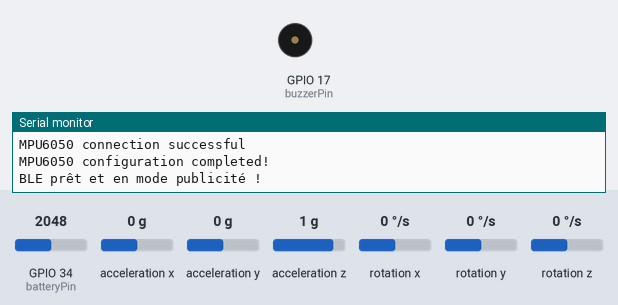
A sketch run on a simulated ESP32. Shown: buzzer (waves = sounding, pin HIGH), the last lines printed to the serial monitor. Inputs (shaded band) come from the test bench; at power-on: GPIO 34 (batteryPin) = 2048, acceleration x 0 g, acceleration y 0 g, acceleration z 1 g, rotation x 0 °/s, rotation y 0 °/s, rotation z 0 °/s (analog values on the 0–4095 scale). Nothing arrives over Bluetooth unless stated; a phone connects over Bluetooth LE 3 s after start.

Above: at 0.4 s.
At 3.4 s:
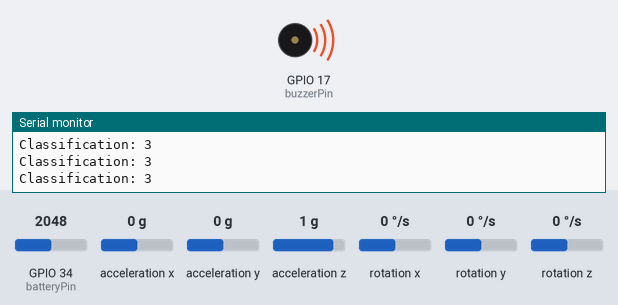
Timing chart, 0 to 4.9 s (numbered marks = the images above):
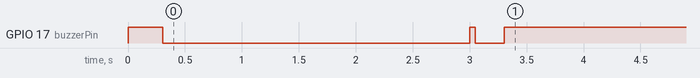

The sketch:

IMU_ESP32_LEFT_FW.ino
```cpp
#include <Wire.h>
#include <MPU6050.h>
#include <BLEDevice.h>
#include <BLEServer.h>
#include <BLEUtils.h>
#include <BLE2902.h>
#include <math.h>

// Création de l'objet MPU6050
MPU6050 mpu;

#define ENABLE_IMU 1
#define ENABLE_BATTERY_MONITORING 1
#define ENABLE_MOTION_RECOGNITION 1
#define DEBUG_SEND_IMU_DATA 0

// UUIDs pour le service et la caractéristique BLE
#define SERVICE_UUID        "4fafc201-1fb5-459e-8fcc-c5c9c331914b"
#define CHARACTERISTIC_UUID "beb5483e-36e1-4688-b7f5-ea07361b26a8"
#define BLE_DEVICE_NAME "ESP32_EUC_Left_Hand"

// Configuration de l'accéléromètre et du gyroscope
#define ACCEL_RANGE 4   // Options: 2, 4, 8, 16 (en g)
#define GYRO_RANGE 500  // Options: 250, 500, 1000, 2000 (en °/s)
#define ODR_IMU 52      // Options: 12.5, 26, 52, 104, 208, 416, 833 (en Hz)

// Pin pour la lecture de la tension de la batterie
const int batteryPin = 34;
float batteryVoltage = 0.0;

// Pin pour le buzzer
const int buzzerPin = 17;

// Variables pour l'échelle
float LSB_TO_G;
float LSB_TO_DPS;
float LSB_TO_MDPS;
float LSB_TO_MG;

// Timing variables for MPU6050 data reading
unsigned long lastReadTime = 0;
const unsigned long readIntervalIMU = 1000 / ODR_IMU;  // Interval in ms (e.g., ~19ms for 52Hz)
unsigned long lastBatteryReadTime = 0;
const unsigned long batteryReadInterval = 3000;  // Battery check every 3 seconds

// Define buffers and constants
#define BUFFER_SIZE 52
int32_t acc_x_buffer[BUFFER_SIZE];
int32_t acc_y_buffer[BUFFER_SIZE];
int32_t acc_z_buffer[BUFFER_SIZE];
int32_t gyro_x_buffer[BUFFER_SIZE];
int32_t gyro_y_buffer[BUFFER_SIZE];
int32_t gyro_z_buffer[BUFFER_SIZE];
unsigned int bufferIndex = 0;

int32_t prev_classification = 0;

// Classification thresholds
#define ACC_STD_THRESHOLD 100.0
#define GYRO_STD_THRESHOLD 1000.0

// Declare the BLE characteristic globally
BLECharacteristic *pCharacteristic;
BLEServer *pServer;
bool BLEConnected = false;

bool IMUConnected = false;
bool buzzerState = false;  // Keeps track of the buzzer state

// To calculate millis from micros only once
unsigned long startMicros;

// BLE Server callback to track connection status
// BLE Server callback to track connection status
class MyServerCallbacks: public BLEServerCallbacks {
  void onConnect(BLEServer* pServer) {
    BLEConnected = true;
    Serial.println("[BLE] Client connecté.");
    digitalWrite(buzzerPin, HIGH);
    delay(50);
    digitalWrite(buzzerPin, LOW);
  }

  void onDisconnect(BLEServer* pServer) {
    BLEConnected = false;
    Serial.println("[BLE] Client déconnecté.");
    pServer->getAdvertising()->start();  // Redémarrer la publicité
    Serial.println("[BLE] Publicité BLE redémarrée.");
    for (int8_t i = 0; i < 2; i++){
      digitalWrite(buzzerPin, HIGH);
      delay(50);
      digitalWrite(buzzerPin, LOW);
      delay(50);
    }
  }
};

// Function to get circular buffer values starting at buffer_index
void getCircularBufferValues(int32_t buffer[], int bufferIndex, int32_t output[]) {
    // Check if buffer is empty
    if (buffer == NULL) return;

    // Loop through the buffer and copy the values starting from bufferIndex
    for (int i = 0; i < BUFFER_SIZE; i++) {
        // Calculate the circular index using modulo operation
        output[i] = buffer[(bufferIndex + i) % BUFFER_SIZE];
    }
}

void calculateNorm(const int32_t *xBuffer, const int32_t *yBuffer, const int32_t *zBuffer, float *normBuffer) {
  for (int i = 0; i < BUFFER_SIZE; i++) {
    normBuffer[i] = sqrt(pow(xBuffer[i], 2) + pow(yBuffer[i], 2) + pow(zBuffer[i], 2));
  }
}

float calculateStd(float data[], int size) {
  if (size == 0) return 0.0;

  // Step 1: Calculate the mean
  float mean = 0.0;
  for (int i = 0; i < size; i++) {
    mean += data[i];
  }
  mean /= size;

  // Step 2: Calculate the variance
  float variance = 0.0;
  for (int i = 0; i < size; i++) {
    variance += pow(data[i] - mean, 2);
  }
  variance /= size;

  // Step 3: Return the square root of the variance (standard deviation)
  return sqrt(variance);
}

float calculateMean(int32_t data[], int size) {
  if (size == 0) return 0.0;

  // Step 1: Calculate the mean
  float mean = 0.0;
  for (int i = 0; i < size; i++) {
    mean += data[i];
  }
  mean /= size;

  return mean;
}

float calculatePTP(int32_t data[], int size) {
  if (size == 0) return 0.0;

  // Initialize variables for the minimum and maximum values
  int32_t minVal = data[0];
  int32_t maxVal = data[0];

  // Iterate through the array to find the min and max values
  for (int i = 1; i < size; i++) {
    if (data[i] < minVal) {
      minVal = data[i];
    }
    if (data[i] > maxVal) {
      maxVal = data[i];
    }
  }

  // Return the peak-to-peak value
  return maxVal - minVal;
}

// Function to apply low-pass filter with forward and backward passes
void applyLowPassFilter(float data[], float filteredData[], float alpha) {
    if (data == NULL || filteredData == NULL || BUFFER_SIZE == 0) return;

    // Temporary array to hold the filtered values
    float tempData[BUFFER_SIZE];

    // Forward pass: Apply the filter
    tempData[0] = data[0];  // Initialize with the first value
    for (int i = 1; i < BUFFER_SIZE; ++i) {
        tempData[i] = alpha * data[i] + (1 - alpha) * tempData[i - 1];
    }

    // Backward pass: Apply the filter in reverse direction
    filteredData[BUFFER_SIZE - 1] = tempData[BUFFER_SIZE - 1];  // Initialize with the last filtered value
    for (int i = BUFFER_SIZE - 2; i >= 0; --i) {
        filteredData[i] = alpha * tempData[i] + (1 - alpha) * filteredData[i + 1];
    }
}

// Function to calculate alpha based on cutoff frequency and sampling frequency
float calculateAlpha(float fs, float cutoff) {
    float tau = 1.0 / (2.0 * 3.14159265358979 * cutoff);  // Time constant
    float dt = 1.0 / fs;  // Sampling period
    return dt / (tau + dt);  // Alpha calculation
}

int countPeaks(float data[], float threshold = 1.5) {
  // Derivative array to store the changes between consecutive values
  float derivative[BUFFER_SIZE];

  // Calculate the derivative of the acceleration data
  derivative[0] = 0;  // First derivative value is set to 0
  for (int i = 1; i < BUFFER_SIZE; i++) {
    derivative[i] = data[i] - data[i - 1];
  }

  // Initialize the peak count
  int peakCount = 0;

  // Iterate over the data and check for peaks
  for (int i = 1; i < BUFFER_SIZE - 1; i++) {
    // Check if the derivative changes from positive to negative and the value is above the threshold
    if (derivative[i] > 0 && derivative[i + 1] < 0 && data[i] > threshold) {
      peakCount++;
    }
  }

  // Return the number of detected peaks
  return peakCount;
}

// Function to get circular values for accelerometer and gyroscope data
void getAllCircularBufferValues(
    int32_t acc_x_buffer[], int32_t acc_y_buffer[], int32_t acc_z_buffer[],
    int32_t gyro_x_buffer[], int32_t gyro_y_buffer[], int32_t gyro_z_buffer[],
    int bufferIndex,
    int32_t ax[], int32_t ay[], int32_t az[],
    int32_t gx[], int32_t gy[], int32_t gz[]) {

    // Get circular buffer values for accelerometer and gyroscope
    getCircularBufferValues(acc_x_buffer, bufferIndex, ax);
    getCircularBufferValues(acc_y_buffer, bufferIndex, ay);
    getCircularBufferValues(acc_z_buffer, bufferIndex, az);
    getCircularBufferValues(gyro_x_buffer, bufferIndex, gx);
    getCircularBufferValues(gyro_y_buffer, bufferIndex, gy);
    getCircularBufferValues(gyro_z_buffer, bufferIndex, gz);
}

int8_t classify() {
  int32_t ax[BUFFER_SIZE], ay[BUFFER_SIZE], az[BUFFER_SIZE], gx[BUFFER_SIZE], gy[BUFFER_SIZE], gz[BUFFER_SIZE];
  getAllCircularBufferValues(acc_x_buffer, acc_y_buffer, acc_z_buffer, gyro_x_buffer, gyro_y_buffer, gyro_z_buffer, bufferIndex, ax, ay, az, gx, gy, gz);

  // Calculate norms
  float accNorm[BUFFER_SIZE];
  float gyroNorm[BUFFER_SIZE];
  calculateNorm(ax, ay, az, accNorm);
  calculateNorm(gx, gy, gz, gyroNorm);

  float accStdDev = calculateStd(accNorm, BUFFER_SIZE);

  // Decision tree logic
  if (accStdDev < ACC_STD_THRESHOLD) {
    float gyroStdDev = calculateStd(gyroNorm, BUFFER_SIZE);
    if (gyroStdDev < GYRO_STD_THRESHOLD){
      return 0;
    }
    return 3;
  }

  // Apply low-pass filter to the norm
  float acc_norm_filtered[BUFFER_SIZE];
  float fs = 52;  // Sampling frequency (Hz)
  float cutoff = 10;  // Low-pass filter cutoff frequency (Hz)
  float alpha = calculateAlpha(fs, cutoff); // Calculate alpha based on fs and cutoff
  applyLowPassFilter(accNorm, acc_norm_filtered, alpha);

  int accPeaks = countPeaks(accNorm, 3000.0); // Adjust thresholds as needed

  float acc_xz_mean = calculateMean(ax, BUFFER_SIZE) + calculateMean(az, BUFFER_SIZE);
  float acc_y_mean_abs = abs(calculateMean(ay, BUFFER_SIZE));

  if (accPeaks == 0) {
    return 3;
  } else if (accPeaks == 1) {
    if (acc_xz_mean < acc_y_mean_abs){
      if (calculatePTP(ax, BUFFER_SIZE) > calculatePTP(ay, BUFFER_SIZE)){
        return 1;
      }
    }
  } else if (accPeaks >= 2){
    if (acc_xz_mean < acc_y_mean_abs){
      if (calculatePTP(ay, BUFFER_SIZE) > calculatePTP(ax, BUFFER_SIZE)){
        return 2;
      }
    }
  }

  return 3;
}

void setup() {
  Serial.begin(115200);

  // Initialisation du MPU6050
  Wire.begin();
  mpu.initialize();
  if (mpu.testConnection()) {
    IMUConnected = true;
    Serial.println("MPU6050 connection successful");
  } else {
    IMUConnected = false;
    Serial.println("MPU6050 connection failed");
    // while (1);
  }

  // Définir la plage de l'accéléromètre et du gyroscope
  switch (ACCEL_RANGE) {
    case 2:
      mpu.setFullScaleAccelRange(MPU6050_ACCEL_FS_2);
      LSB_TO_G = 16384.0;
      break;
    case 4:
      mpu.setFullScaleAccelRange(MPU6050_ACCEL_FS_4);
      LSB_TO_G = 8192.0;
      break;
    case 8:
      mpu.setFullScaleAccelRange(MPU6050_ACCEL_FS_8);
      LSB_TO_G = 4096.0;
      break;
    case 16:
      mpu.setFullScaleAccelRange(MPU6050_ACCEL_FS_16);
      LSB_TO_G = 2048.0;
      break;
    default:
      Serial.println("Invalid ACCEL_RANGE. Defaulting to 2g.");
      mpu.setFullScaleAccelRange(MPU6050_ACCEL_FS_2);
      LSB_TO_G = 16384.0;
      break;
  }
  LSB_TO_MG = 1000.0 / LSB_TO_G; // Convert to milligrams

  switch (GYRO_RANGE) {
    case 250:
      mpu.setFullScaleGyroRange(MPU6050_GYRO_FS_250);
      LSB_TO_DPS = 131.0;
      break;
    case 500:
      mpu.setFullScaleGyroRange(MPU6050_GYRO_FS_500);
      LSB_TO_DPS = 65.5;
      break;
    case 1000:
      mpu.setFullScaleGyroRange(MPU6050_GYRO_FS_1000);
      LSB_TO_DPS = 32.8;
      break;
    case 2000:
      mpu.setFullScaleGyroRange(MPU6050_GYRO_FS_2000);
      LSB_TO_DPS = 16.4;
      break;
    default:
      Serial.println("Invalid GYRO_RANGE. Defaulting to 250dps.");
      mpu.setFullScaleGyroRange(MPU6050_GYRO_FS_250);
      LSB_TO_DPS = 131.0;
      break;
  }
  LSB_TO_MDPS = 1000.0 / LSB_TO_DPS; // Convert to millidegrees per second

  Serial.println("MPU6050 configuration completed!");

  // Initialisation BLE
  BLEDevice::init(BLE_DEVICE_NAME);
  pServer = BLEDevice::createServer();
  pServer->setCallbacks(new MyServerCallbacks());

  BLEService *pService = pServer->createService(SERVICE_UUID);

  // Création d'une caractéristique pour les données
  pCharacteristic = pService->createCharacteristic(
                                          CHARACTERISTIC_UUID,
                                          BLECharacteristic::PROPERTY_READ |
                                          BLECharacteristic::PROPERTY_NOTIFY
                                        );
  pCharacteristic->addDescriptor(new BLE2902());

  // Démarrage du service BLE
  pService->start();
  BLEAdvertising *pAdvertising = BLEDevice::getAdvertising();
  pAdvertising->start();
  Serial.println("BLE prêt et en mode publicité !");

  // Configuration du pin ADC
  analogReadResolution(12); // Résolution par défaut de l'ESP32 (12 bits)
  analogSetAttenuation(ADC_11db); // Échelle complète pour des tensions allant jusqu'à ~3.6V

  // Configuration du pin buzzer
  pinMode(buzzerPin, OUTPUT);
  digitalWrite(buzzerPin, LOW);

  // Signal setup fini
  digitalWrite(buzzerPin, HIGH);
  delay(300);
  digitalWrite(buzzerPin, LOW);

  // Store the initial micros() value
  startMicros = micros();
}

void loop() {
  unsigned long currentMicros = micros() - startMicros;
  unsigned long currentMillis = currentMicros / 1000;  // Convert micros to millis
  // Serial.println("[LOOP] BLE="+String(BLEConnected)+" IMU="+String(IMUConnected));
  // Wait until connected before fetching IMU data
  if (BLEConnected) {
    // Wait until connected to IMU
    if (IMUConnected) {
      // Fetch IMU data at the specified interval
      if (currentMillis - lastReadTime >= readIntervalIMU) {
        lastReadTime = currentMillis;
        int16_t ax, ay, az, gx, gy, gz;

        // Read raw data from MPU6050
        mpu.getMotion6(&ax, &ay, &az, &gx, &gy, &gz);

        // Convert accelerometer data to mg (milligrams)
        int32_t ax_mg = (int32_t)(ax * LSB_TO_MG);
        int32_t ay_mg = (int32_t)(ay * LSB_TO_MG);
        int32_t az_mg = (int32_t)(az * LSB_TO_MG);

        // Convert gyroscope data to mdps (millidegrees per second)
        int32_t gx_mdps = (int32_t)(gx * LSB_TO_MDPS);
        int32_t gy_mdps = (int32_t)(gy * LSB_TO_MDPS);
        int32_t gz_mdps = (int32_t)(gz * LSB_TO_MDPS);

        acc_x_buffer[bufferIndex] = ax_mg;
        acc_y_buffer[bufferIndex] = ay_mg;
        acc_z_buffer[bufferIndex] = az_mg;
        gyro_x_buffer[bufferIndex] = gx_mdps;
        gyro_y_buffer[bufferIndex] = gy_mdps;
        gyro_z_buffer[bufferIndex] = gz_mdps;
        bufferIndex = (bufferIndex + 1) % BUFFER_SIZE;

        if (ENABLE_MOTION_RECOGNITION){
          if (bufferIndex % int(BUFFER_SIZE/10)-1 == 0) {
            // Perform classification
            int32_t classification = classify();
            Serial.println("Classification: " + String(classification));

            // Send classification result over BLE
            if(prev_classification != classification){
              if (BLEConnected){
                pCharacteristic->setValue(String(classification).c_str());
                pCharacteristic->notify();
              }
            }
            prev_classification = classification;
          }
        }

        if (DEBUG_SEND_IMU_DATA){
          // Construct the data string with integer values
          String data = String(currentMicros) + "," +
                        String(ax_mg) + "," + String(ay_mg) + "," + String(az_mg) + "," +
                        String(gx_mdps) + "," + String(gy_mdps) + "," + String(gz_mdps);

          if (BLEConnected){
            // Send data to the connected BLE client
            pCharacteristic->setValue(data.c_str());
            pCharacteristic->notify();
          }
        }
      }

    }
  }
  if (ENABLE_BATTERY_MONITORING){
    // Read the battery voltage every 3 seconds
    if (currentMillis - lastBatteryReadTime >= batteryReadInterval) {
      lastBatteryReadTime = currentMillis;
      batteryVoltage = (analogRead(batteryPin) * 3.3) / 4095.0 * 2; // Read and scale voltage
      if (batteryVoltage < 3.5){
        digitalWrite(buzzerPin, HIGH);
      }
    }
  }
}
```

Measured:
- by itself, GPIO 17 (buzzerPin): HIGH → LOW at 0.30 s, → HIGH 2.7 s later, → LOW 0.05 s later, → HIGH 0.25 s later
